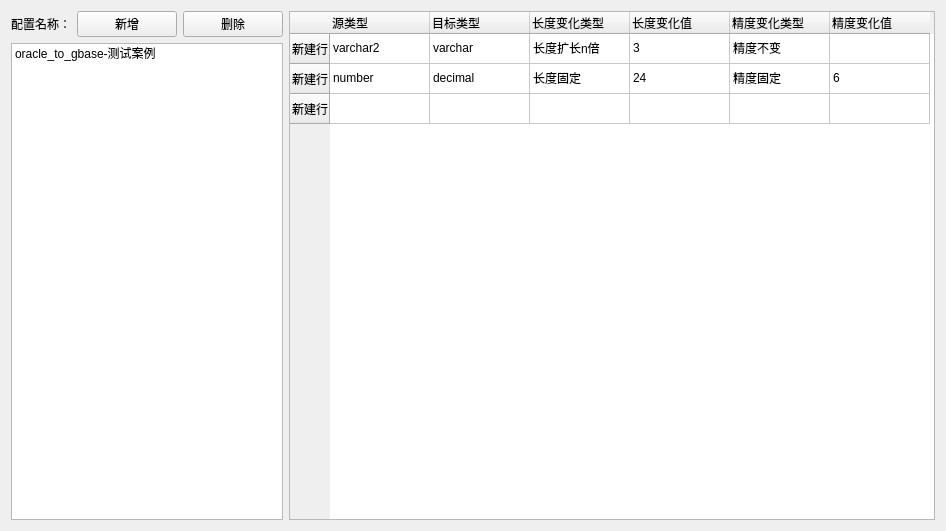
<?xml version="1.0" encoding="UTF-8"?>
<ui version="4.0">
 <class>Form</class>
 <widget class="QWidget" name="Form">
  <property name="geometry">
   <rect>
    <x>0</x>
    <y>0</y>
    <width>946</width>
    <height>531</height>
   </rect>
  </property>
  <property name="windowTitle">
   <string>Form</string>
  </property>
  <layout class="QHBoxLayout" name="horizontalLayout_2">
   <item>
    <layout class="QVBoxLayout" name="verticalLayout">
     <item>
      <layout class="QHBoxLayout" name="horizontalLayout">
       <item>
        <widget class="QLabel" name="label">
         <property name="text">
          <string>配置名称：</string>
         </property>
        </widget>
       </item>
       <item>
        <widget class="QPushButton" name="pushButton">
         <property name="sizePolicy">
          <sizepolicy hsizetype="Fixed" vsizetype="Fixed">
           <horstretch>0</horstretch>
           <verstretch>0</verstretch>
          </sizepolicy>
         </property>
         <property name="minimumSize">
          <size>
           <width>100</width>
           <height>0</height>
          </size>
         </property>
         <property name="text">
          <string>新增</string>
         </property>
        </widget>
       </item>
       <item>
        <widget class="QPushButton" name="pushButton_2">
         <property name="sizePolicy">
          <sizepolicy hsizetype="Fixed" vsizetype="Fixed">
           <horstretch>0</horstretch>
           <verstretch>0</verstretch>
          </sizepolicy>
         </property>
         <property name="minimumSize">
          <size>
           <width>100</width>
           <height>0</height>
          </size>
         </property>
         <property name="text">
          <string>删除</string>
         </property>
        </widget>
       </item>
      </layout>
     </item>
     <item>
      <widget class="QListWidget" name="listWidget">
       <property name="sizePolicy">
        <sizepolicy hsizetype="Minimum" vsizetype="Expanding">
         <horstretch>0</horstretch>
         <verstretch>0</verstretch>
        </sizepolicy>
       </property>
       <item>
        <property name="text">
         <string>oracle_to_gbase-测试案例</string>
        </property>
       </item>
      </widget>
     </item>
    </layout>
   </item>
   <item>
    <widget class="QTableWidget" name="tableWidget">
     <row>
      <property name="text">
       <string>新建行</string>
      </property>
     </row>
     <row>
      <property name="text">
       <string>新建行</string>
      </property>
     </row>
     <row>
      <property name="text">
       <string>新建行</string>
      </property>
     </row>
     <column>
      <property name="text">
       <string>源类型</string>
      </property>
      <property name="textAlignment">
       <set>AlignLeading|AlignVCenter</set>
      </property>
     </column>
     <column>
      <property name="text">
       <string>目标类型</string>
      </property>
      <property name="textAlignment">
       <set>AlignLeading|AlignVCenter</set>
      </property>
     </column>
     <column>
      <property name="text">
       <string>长度变化类型</string>
      </property>
      <property name="textAlignment">
       <set>AlignLeading|AlignVCenter</set>
      </property>
     </column>
     <column>
      <property name="text">
       <string>长度变化值</string>
      </property>
      <property name="textAlignment">
       <set>AlignLeading|AlignVCenter</set>
      </property>
     </column>
     <column>
      <property name="text">
       <string>精度变化类型</string>
      </property>
      <property name="textAlignment">
       <set>AlignLeading|AlignVCenter</set>
      </property>
     </column>
     <column>
      <property name="text">
       <string>精度变化值</string>
      </property>
      <property name="textAlignment">
       <set>AlignLeading|AlignVCenter</set>
      </property>
     </column>
     <item row="0" column="0">
      <property name="text">
       <string>varchar2</string>
      </property>
     </item>
     <item row="0" column="1">
      <property name="text">
       <string>varchar</string>
      </property>
     </item>
     <item row="0" column="2">
      <property name="text">
       <string>长度扩长n倍</string>
      </property>
     </item>
     <item row="0" column="3">
      <property name="text">
       <string>3</string>
      </property>
     </item>
     <item row="0" column="4">
      <property name="text">
       <string>精度不变</string>
      </property>
     </item>
     <item row="1" column="0">
      <property name="text">
       <string>number</string>
      </property>
     </item>
     <item row="1" column="1">
      <property name="text">
       <string>decimal</string>
      </property>
     </item>
     <item row="1" column="2">
      <property name="text">
       <string>长度固定</string>
      </property>
     </item>
     <item row="1" column="3">
      <property name="text">
       <string>24</string>
      </property>
     </item>
     <item row="1" column="4">
      <property name="text">
       <string>精度固定</string>
      </property>
     </item>
     <item row="1" column="5">
      <property name="text">
       <string>6</string>
      </property>
     </item>
    </widget>
   </item>
  </layout>
 </widget>
 <resources/>
 <connections/>
</ui>
